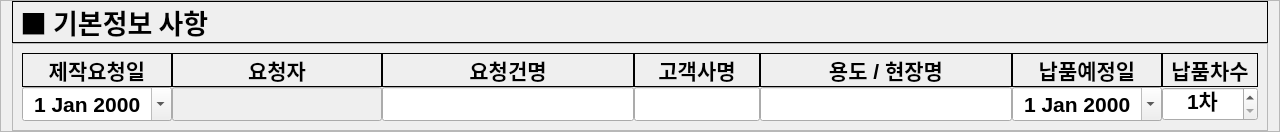
    <widget class="QFrame" name="frame_4">
     <property name="sizePolicy">
      <sizepolicy hsizetype="Preferred" vsizetype="Fixed">
       <horstretch>0</horstretch>
       <verstretch>0</verstretch>
      </sizepolicy>
     </property>
     <property name="frameShape">
      <enum>QFrame::StyledPanel</enum>
     </property>
     <property name="frameShadow">
      <enum>QFrame::Raised</enum>
     </property>
     <layout class="QVBoxLayout" name="verticalLayout_2">
      <property name="spacing">
       <number>0</number>
      </property>
      <property name="topMargin">
       <number>0</number>
      </property>
      <property name="bottomMargin">
       <number>0</number>
      </property>
      <item>
       <widget class="QLabel" name="label_2">
        <property name="sizePolicy">
         <sizepolicy hsizetype="Preferred" vsizetype="Fixed">
          <horstretch>0</horstretch>
          <verstretch>0</verstretch>
         </sizepolicy>
        </property>
        <property name="font">
         <font>
          <family>Noto Sans CJK JP</family>
          <pointsize>20</pointsize>
          <bold>true</bold>
         </font>
        </property>
        <property name="frameShape">
         <enum>QFrame::Panel</enum>
        </property>
        <property name="text">
         <string>■ 기본정보 사항</string>
        </property>
       </widget>
      </item>
      <item>
       <widget class="QFrame" name="frame_5">
        <property name="sizePolicy">
         <sizepolicy hsizetype="Expanding" vsizetype="Fixed">
          <horstretch>0</horstretch>
          <verstretch>0</verstretch>
         </sizepolicy>
        </property>
        <property name="frameShape">
         <enum>QFrame::StyledPanel</enum>
        </property>
        <property name="frameShadow">
         <enum>QFrame::Raised</enum>
        </property>
        <layout class="QVBoxLayout" name="verticalLayout_4">
         <item>
          <layout class="QGridLayout" name="gridLayout_2" columnstretch="0,0,2,1,2,0,0" columnminimumwidth="30,30,0,0,0,0,0">
           <property name="spacing">
            <number>0</number>
           </property>
           <item row="0" column="6">
            <widget class="QLabel" name="label_4">
             <property name="sizePolicy">
              <sizepolicy hsizetype="Preferred" vsizetype="Fixed">
               <horstretch>0</horstretch>
               <verstretch>0</verstretch>
              </sizepolicy>
             </property>
             <property name="font">
              <font>
               <pointsize>16</pointsize>
               <bold>true</bold>
              </font>
             </property>
             <property name="frameShape">
              <enum>QFrame::Panel</enum>
             </property>
             <property name="text">
              <string>납품차수</string>
             </property>
             <property name="alignment">
              <set>Qt::AlignCenter</set>
             </property>
            </widget>
           </item>
           <item row="0" column="5">
            <widget class="QLabel" name="label_5">
             <property name="sizePolicy">
              <sizepolicy hsizetype="Preferred" vsizetype="Fixed">
               <horstretch>0</horstretch>
               <verstretch>0</verstretch>
              </sizepolicy>
             </property>
             <property name="font">
              <font>
               <pointsize>16</pointsize>
               <bold>true</bold>
              </font>
             </property>
             <property name="frameShape">
              <enum>QFrame::Panel</enum>
             </property>
             <property name="text">
              <string>납품예정일</string>
             </property>
             <property name="alignment">
              <set>Qt::AlignCenter</set>
             </property>
            </widget>
           </item>
           <item row="0" column="1">
            <widget class="QLabel" name="label_9">
             <property name="sizePolicy">
              <sizepolicy hsizetype="Preferred" vsizetype="Fixed">
               <horstretch>0</horstretch>
               <verstretch>0</verstretch>
              </sizepolicy>
             </property>
             <property name="font">
              <font>
               <pointsize>16</pointsize>
               <bold>true</bold>
              </font>
             </property>
             <property name="frameShape">
              <enum>QFrame::Panel</enum>
             </property>
             <property name="text">
              <string>요청자</string>
             </property>
             <property name="alignment">
              <set>Qt::AlignCenter</set>
             </property>
            </widget>
           </item>
           <item row="0" column="2">
            <widget class="QLabel" name="label_8">
             <property name="sizePolicy">
              <sizepolicy hsizetype="Preferred" vsizetype="Fixed">
               <horstretch>0</horstretch>
               <verstretch>0</verstretch>
              </sizepolicy>
             </property>
             <property name="font">
              <font>
               <pointsize>16</pointsize>
               <bold>true</bold>
              </font>
             </property>
             <property name="frameShape">
              <enum>QFrame::Panel</enum>
             </property>
             <property name="text">
              <string>요청건명</string>
             </property>
             <property name="alignment">
              <set>Qt::AlignCenter</set>
             </property>
            </widget>
           </item>
           <item row="0" column="4">
            <widget class="QLabel" name="label_6">
             <property name="sizePolicy">
              <sizepolicy hsizetype="Preferred" vsizetype="Fixed">
               <horstretch>0</horstretch>
               <verstretch>0</verstretch>
              </sizepolicy>
             </property>
             <property name="font">
              <font>
               <pointsize>16</pointsize>
               <bold>true</bold>
              </font>
             </property>
             <property name="frameShape">
              <enum>QFrame::Panel</enum>
             </property>
             <property name="text">
              <string>용도 / 현장명</string>
             </property>
             <property name="alignment">
              <set>Qt::AlignCenter</set>
             </property>
            </widget>
           </item>
           <item row="0" column="3">
            <widget class="QLabel" name="label_7">
             <property name="sizePolicy">
              <sizepolicy hsizetype="Preferred" vsizetype="Fixed">
               <horstretch>0</horstretch>
               <verstretch>0</verstretch>
              </sizepolicy>
             </property>
             <property name="font">
              <font>
               <pointsize>16</pointsize>
               <bold>true</bold>
              </font>
             </property>
             <property name="frameShape">
              <enum>QFrame::Panel</enum>
             </property>
             <property name="text">
              <string>고객사명</string>
             </property>
             <property name="alignment">
              <set>Qt::AlignCenter</set>
             </property>
            </widget>
           </item>
           <item row="0" column="0">
            <widget class="QLabel" name="label_3">
             <property name="sizePolicy">
              <sizepolicy hsizetype="Preferred" vsizetype="Fixed">
               <horstretch>0</horstretch>
               <verstretch>0</verstretch>
              </sizepolicy>
             </property>
             <property name="font">
              <font>
               <pointsize>16</pointsize>
               <bold>true</bold>
              </font>
             </property>
             <property name="frameShape">
              <enum>QFrame::Panel</enum>
             </property>
             <property name="text">
              <string>제작요청일</string>
             </property>
             <property name="alignment">
              <set>Qt::AlignCenter</set>
             </property>
            </widget>
           </item>
           <item row="1" column="0">
            <widget class="QDateEdit" name="dateEdit_Jejak">
             <property name="sizePolicy">
              <sizepolicy hsizetype="Minimum" vsizetype="Minimum">
               <horstretch>0</horstretch>
               <verstretch>0</verstretch>
              </sizepolicy>
             </property>
             <property name="font">
              <font>
               <pointsize>16</pointsize>
               <bold>true</bold>
              </font>
             </property>
             <property name="alignment">
              <set>Qt::AlignCenter</set>
             </property>
             <property name="readOnly">
              <bool>false</bool>
             </property>
             <property name="calendarPopup">
              <bool>true</bool>
             </property>
            </widget>
           </item>
           <item row="1" column="1">
            <widget class="QLineEdit" name="lineEdit_Name">
             <property name="enabled">
              <bool>false</bool>
             </property>
             <property name="sizePolicy">
              <sizepolicy hsizetype="Expanding" vsizetype="Minimum">
               <horstretch>0</horstretch>
               <verstretch>0</verstretch>
              </sizepolicy>
             </property>
             <property name="font">
              <font>
               <pointsize>16</pointsize>
               <bold>true</bold>
              </font>
             </property>
             <property name="alignment">
              <set>Qt::AlignCenter</set>
             </property>
             <property name="readOnly">
              <bool>true</bool>
             </property>
            </widget>
           </item>
           <item row="1" column="2">
            <widget class="QLineEdit" name="lineEdit_Title">
             <property name="sizePolicy">
              <sizepolicy hsizetype="Expanding" vsizetype="Minimum">
               <horstretch>2</horstretch>
               <verstretch>0</verstretch>
              </sizepolicy>
             </property>
             <property name="font">
              <font>
               <pointsize>16</pointsize>
               <bold>true</bold>
              </font>
             </property>
             <property name="text">
              <string/>
             </property>
            </widget>
           </item>
           <item row="1" column="3">
            <widget class="QLineEdit" name="lineEdit_El">
             <property name="sizePolicy">
              <sizepolicy hsizetype="Expanding" vsizetype="Minimum">
               <horstretch>0</horstretch>
               <verstretch>0</verstretch>
              </sizepolicy>
             </property>
             <property name="font">
              <font>
               <pointsize>16</pointsize>
               <bold>true</bold>
              </font>
             </property>
            </widget>
           </item>
           <item row="1" column="4">
            <widget class="QLineEdit" name="lineEdit_Apt">
             <property name="sizePolicy">
              <sizepolicy hsizetype="Expanding" vsizetype="Minimum">
               <horstretch>2</horstretch>
               <verstretch>0</verstretch>
              </sizepolicy>
             </property>
             <property name="font">
              <font>
               <pointsize>16</pointsize>
               <bold>true</bold>
              </font>
             </property>
            </widget>
           </item>
           <item row="1" column="5">
            <widget class="QDateEdit" name="dateEdit_Napum">
             <property name="sizePolicy">
              <sizepolicy hsizetype="Minimum" vsizetype="Minimum">
               <horstretch>0</horstretch>
               <verstretch>0</verstretch>
              </sizepolicy>
             </property>
             <property name="font">
              <font>
               <pointsize>16</pointsize>
               <bold>true</bold>
              </font>
             </property>
             <property name="alignment">
              <set>Qt::AlignCenter</set>
             </property>
             <property name="calendarPopup">
              <bool>true</bool>
             </property>
            </widget>
           </item>
           <item row="1" column="6">
            <widget class="QSpinBox" name="spinBox_Chasu">
             <property name="sizePolicy">
              <sizepolicy hsizetype="Minimum" vsizetype="Minimum">
               <horstretch>0</horstretch>
               <verstretch>0</verstretch>
              </sizepolicy>
             </property>
             <property name="font">
              <font>
               <pointsize>16</pointsize>
               <bold>true</bold>
              </font>
             </property>
             <property name="alignment">
              <set>Qt::AlignCenter</set>
             </property>
             <property name="suffix">
              <string>차</string>
             </property>
             <property name="minimum">
              <number>1</number>
             </property>
             <property name="maximum">
              <number>1000</number>
             </property>
            </widget>
           </item>
          </layout>
         </item>
        </layout>
       </widget>
      </item>
     </layout>
    </widget>
